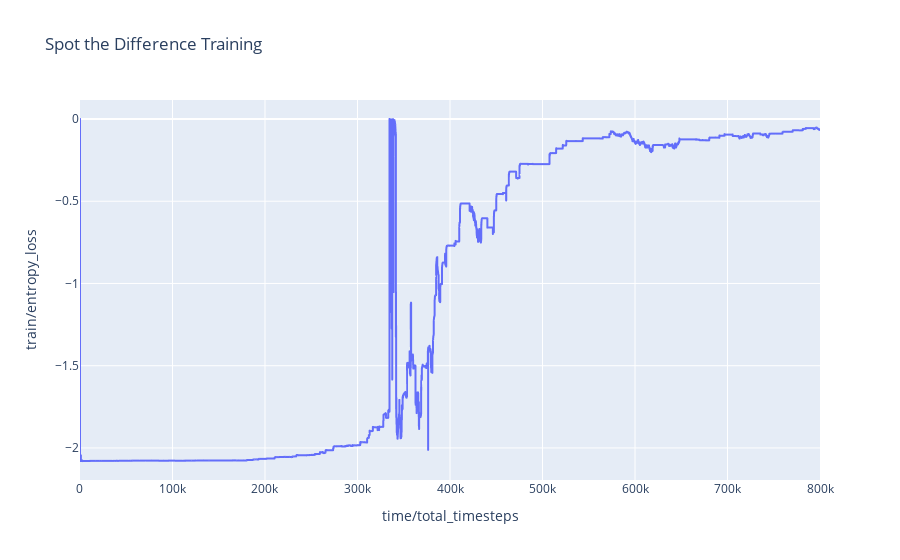

The notebook cell saved with this chart:
### Code cell
import plotly.express as px
fig = px.line(invis_builds[invis_builds['time/total_timesteps'] < 800000], x='time/total_timesteps', y='train/entropy_loss', title='Spot the Difference Training')
fig.show()

### Figure 1 — Plotly figure (JSON) as saved in the notebook; plotly's stock layout.template omitted (floating-point values rounded to 4 significant figures; data arrays with more than 128 entries replaced by an {"elided": "..."} marker saying what was removed)
{"data": [{"hovertemplate": "time/total_timesteps=%{x}<br>train/entropy_loss=%{y}<extra></extra>", "legendgroup": "", "line": {"color": "#636efa", "dash": "solid"}, "marker": {"symbol": "circle"}, "mode": "lines", "name": "", "showlegend": false, "type": "scattergl", "x": {"elided": "39999 int values"}, "xaxis": "x", "y": {"elided": "39999 float values"}, "yaxis": "y"}], "layout": {"autosize": true, "legend": {"tracegroupgap": 0}, "title": {"text": "Spot the Difference Training"}, "xaxis": {"anchor": "y", "autorange": true, "domain": [0, 1], "range": [20, 799980], "title": {"text": "time/total_timesteps"}, "type": "linear"}, "yaxis": {"anchor": "x", "autorange": true, "domain": [0, 1], "range": [-2.195, 0.1155], "title": {"text": "train/entropy_loss"}, "type": "linear"}}}
